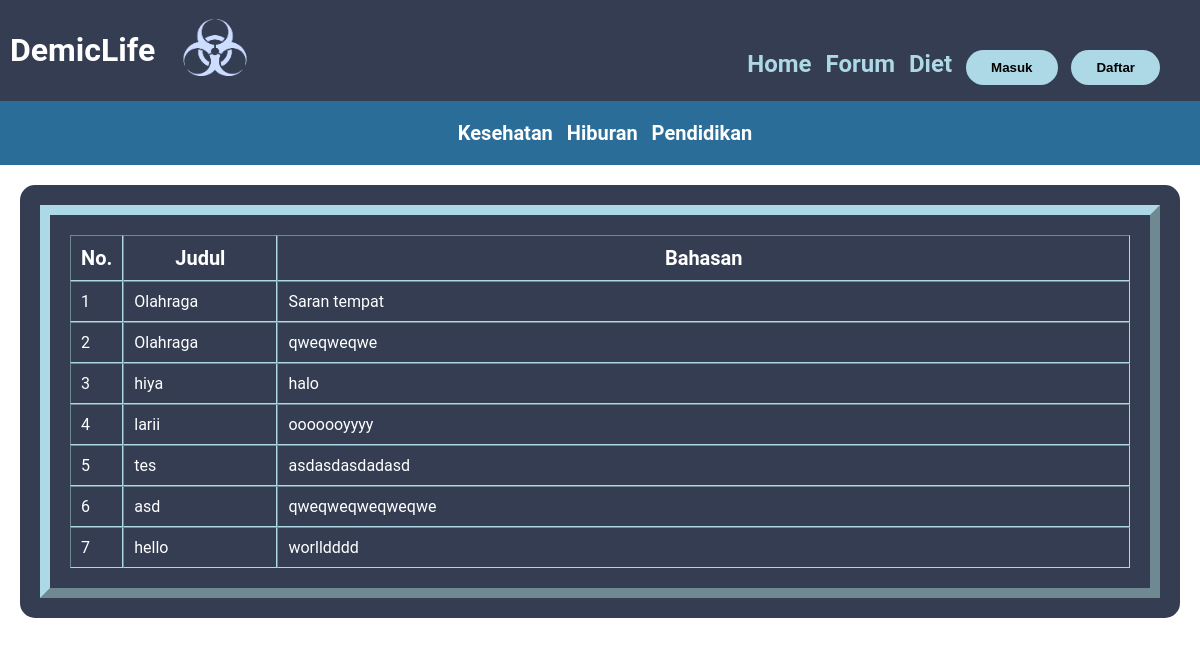
The page /indexKesehatan.php on the database its author committed.
### tables this page shows
CREATE TABLE `kesehatan` (
  `id` int(11) NOT NULL,
  `judul` varchar(250) NOT NULL,
  `isi` varchar(1000) NOT NULL
);

### indexKesehatan.php (the view, shortened to what this page needs)
<?php
require 'fungsi.php';
$result = mysqli_query($koneksi, "SELECT * FROM kesehatan");
?>
<!DOCTYPE html>
<html>
<head>
	<link rel="stylesheet" href="css/indexK.css">
</head>
<body>
	<header>
		<div class="judul">
			<h1 style="color: white">DemicLife</h1>
		</div>
		<div class="logo">
			<img src="asset/biohazard.png">
		</div>
		<div class="fitur">
			<b><a href="homeDemic.html">Home</a></b>
			<b><a href="forum.html">Forum</a></b>
			<b><a href="Calorie Calculator.html">Diet</a></b>
			<a href="login.php" class="button1"><button><b>Masuk</b></button></a>
			<a href="sign_in.php" class="button2"><button><b>Daftar</b></button></a>
		</div>
	</header>
	<nav>
		<div align="center" class="navigasi">
			<b><a href="kesehatan.php">Kesehatan</a></b>
			<b><a href="hiburan.php">Hiburan</a></b>
			<b><a href="pendidikan.php">Pendidikan</a></b>
		</div>
	</nav>
	<section>
		<div class="tabel">
			<table style="color: white; border-color: lightblue; padding: 20px" border="10" cellpadding="10" cellspacing="0">
				<tr style="color: white">
					<th style="color: white; font-size: 20px">No.</th>
					<th width=15% style="color: white; font-size: 20px">Judul</th>
					<th width="100%" style="color: white; font-size: 20px">Bahasan</th>
				</tr>
				<?php $i = 1; ?>
				<?php while ($row = mysqli_fetch_assoc($result)) : ?>
				<tr style="color: white">
					<td style="color: white"><?= $i; ?></td>
					<td style="color: white"><?= $row["judul"]; ?></td>
					<td style="color: white"><?= $row["isi"]; ?></td>
				</tr>
				<?php $i++; ?>
				<?php endwhile; ?>
			</table>
		</div>
	</section>
</body>
</html>

### indexK.css (style rules this page uses)
html, body { font-family: roboto; background-size: cover; margin: 0; padding: 0; background: url(https://i.pinimg.com/originals/34/68/60/34686062503969929731180623196848.jpg); background-repeat: no-repeat; background-size: 100%; background-attachment: fixed; }
header { background-color: #343D52; padding: 10px; }
.logo img { width: 90px; height: 65px; position: absolute; left: 170px; top: 15px; }
.fitur { position: absolute; top: 50px; right: 40px; }
.fitur b a { font-size: 24px; margin-left: 10px; text-decoration: none; transition: all 0.3s ease 0s; cursor: pointer; color: lightblue; }
button { padding: 10px 25px; background-color: lightblue; border: none; border-radius: 25px; transition: all 0.3s ease 0s; margin-left: 10px; cursor: pointer; }
nav { padding: 20px; background-color: #296D98; }
.navigasi b a { font-size: 20px; margin-left: 10px; text-decoration: none; transition: all 0.3s ease 0s; cursor: pointer; color: white; }
section { padding: 20px; }
.tabel { border-radius: 15px; background-color: #343D52; padding: 20px; }

### rows shown on the page
kesehatan: judul "Olahraga", isi "Saran tempat"
kesehatan: judul "Olahraga", isi "qweqweqwe"
kesehatan: judul "hiya", isi "halo"
kesehatan: judul "larii", isi "ooooooyyyy"
kesehatan: judul "tes", isi "asdasdasdadasd"
kesehatan: judul "asd", isi "qweqweqweqweqwe"
kesehatan: judul "hello", isi "worlldddd"
